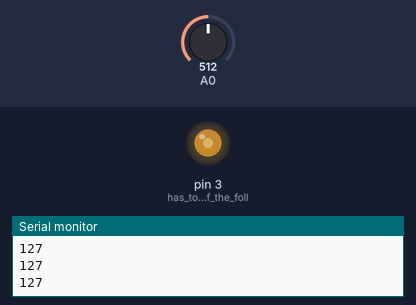
Simulated run of this sketch. Board: Arduino Uno, built with avr-gcc and run on an emulated ATmega328P. Shown: output pins drawn as LEDs (lit = HIGH), the last lines printed to the serial monitor. Inputs (shaded band) come from the test bench; at power-on: A0 = 512.

Above: at 1.2 s.
1.3 s: A0 set to 716
At 2.2 s:
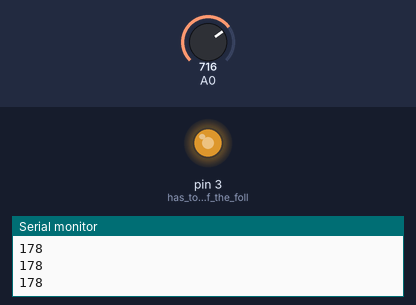
2.8 s: A0 set to 900
At 3.5 s:
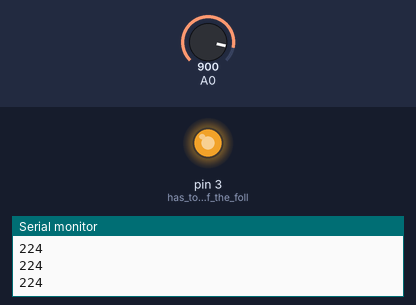
4.3 s: A0 set to 122
At 4.8 s:
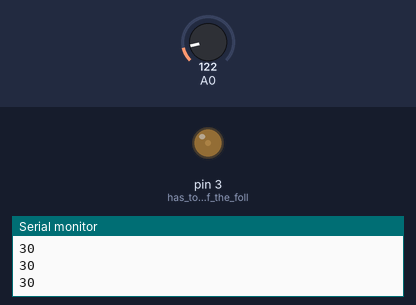
5.8 s: A0 set to 0
At 6.1 s:
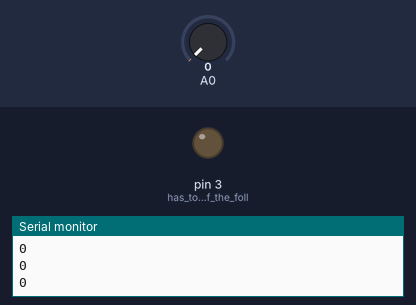
7.3 s: A0 set to 511
At 8.6 s:
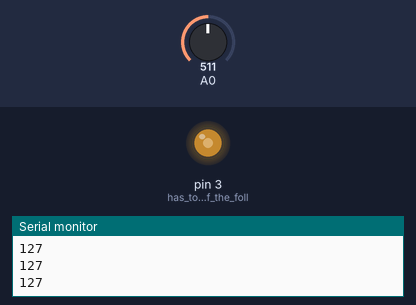
Timing chart, 0 to 9.8 s (numbered marks = the images above; inputs shaded):
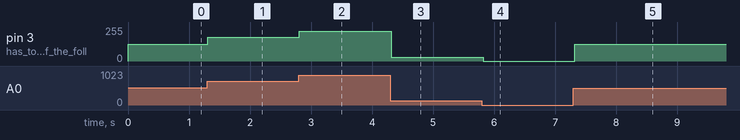

The sketch:

worksheet_16.ino
```cpp
int a;
void setup() {
pinMode(A0,INPUT);
pinMode(3,OUTPUT);//has to be one of the following pins(3,5,6,9,10,11)
Serial.begin(9600);
}

void loop() {
a=map(analogRead(A0),0,1023,0,255);
analogWrite(3,a);//has to be one of the following pins(3,5,6,9,10,11)
Serial.println(a);
delay(100);
}
```

Measured:
- after the input at 1.3 s, pin 3 (has_to_be_one_of_the_foll): 127/255 → 178/255 at once
- after the input at 2.8 s, pin 3 (has_to_be_one_of_the_foll): 178/255 → 224/255 at once
- after the input at 4.3 s, pin 3 (has_to_be_one_of_the_foll): 224/255 → 30/255 at once
- after the input at 5.8 s, pin 3 (has_to_be_one_of_the_foll): 30/255 → 0/255 at once
- after the input at 7.3 s, pin 3 (has_to_be_one_of_the_foll): 0/255 → 127/255 at once
